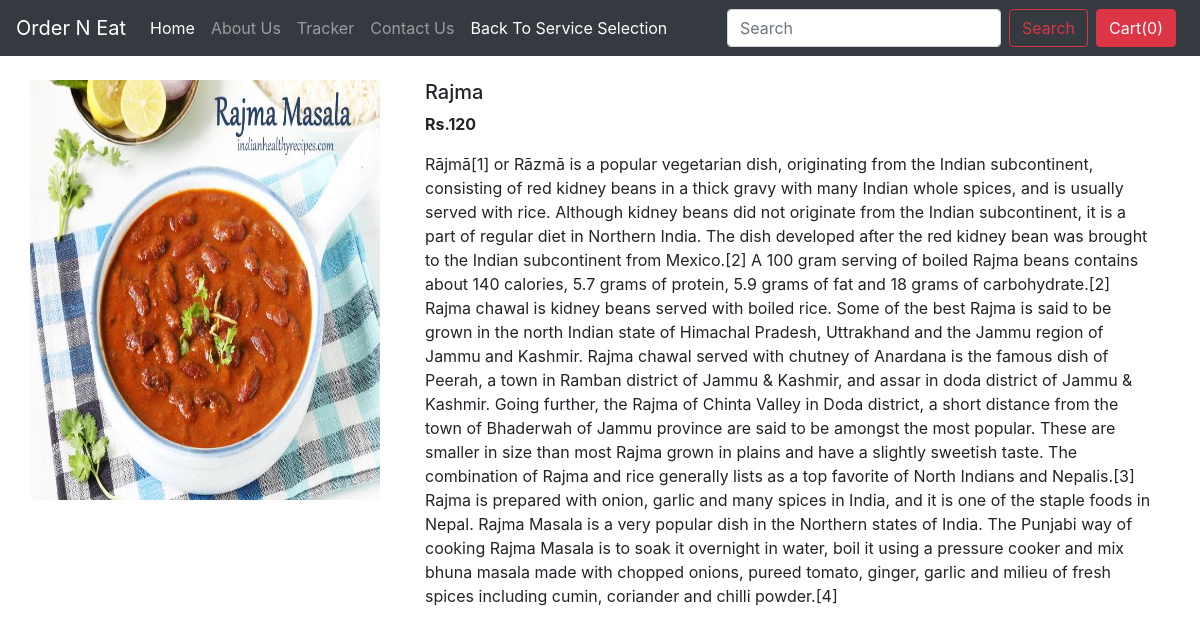
Page /shop/products/17 on the committed database.
### shop/models.py (models this page shows, shortened)
class Product(models.Model):
    product_id = models.AutoField
    product_name = models.CharField(max_length=50)
    category = models.CharField(max_length=50, default="")
    subcategory = models.CharField(max_length=50, default="")
    price = models.IntegerField(default=0)
    desc = models.CharField(max_length=300)
    pub_date = models.DateField()
    image = models.ImageField(upload_to='shop/images', default="")

### shop/views.py (the view)
# urls.py: path("products/<int:myid>", views.productView, name="ProductView"),
def productView(request, myid):
    product = Product.objects.filter(id=myid)
    return render(request, 'shop/prodView.html', {'product':product[0]})

### shop/templates/shop/prodView.html (shortened to what this page needs)
{% extends 'shop/basic.html' %}
{% block body %}
<div class="container my-4">
    <div class="row">
    <div class="col-md-4">
    <div class="row">
        <img src="/media/{{product.image}}" width="350px" height="420px">
    </div>
    </div>
    <div class="col-md-8">
        <h5>{{product.product_name}}</h5>
        <p><b>Rs.{{product.price}} </b></p>
        <p>{{product.desc}}</p>
    </div>
    </div>
</div>
{% endblock %}

### rows in the picture
Product: image (picture), product_name "Rajma", price "120", desc "Rājmā[1] or Rāzmā is a popular vegetarian dish, originating from the Indian subcontinent, consisting of red kidney beans in a thick gravy with many Indian whole spices, and is usually served with rice. Although kidney beans did not originate from the Indian subcontinent, it is a part of regular diet in Northern India. The dish developed after the red kidney bean was brought to the Indian subcontinent from Mexico.[2] A 100 gram serving of boiled Rajma beans contains about 140 calories, 5.7 grams of protein, 5.9 grams of fat and 18 grams of carbohydrate.[2] Rajma chawal is kidney beans served with boiled rice. Some of the best Rajma is said to be grown in the north Indian state of Himachal…"
